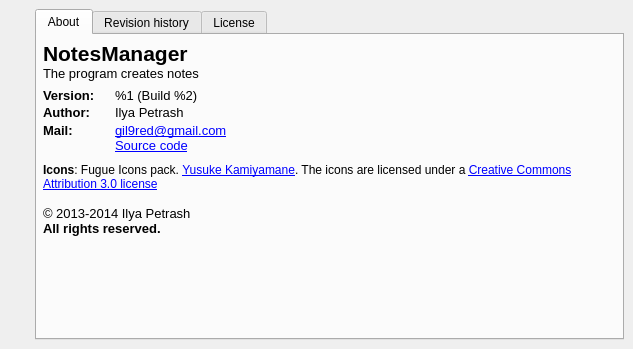
<?xml version="1.0" encoding="UTF-8"?>
<ui version="4.0">
 <class>Page_About</class>
 <widget class="QMainWindow" name="Page_About">
  <property name="geometry">
   <rect>
    <x>0</x>
    <y>0</y>
    <width>633</width>
    <height>349</height>
   </rect>
  </property>
  <property name="windowTitle">
   <string>About program</string>
  </property>
  <widget class="QWidget" name="centralwidget">
   <layout class="QHBoxLayout" name="horizontalLayout">
    <item>
     <layout class="QVBoxLayout" name="verticalLayout_4">
      <item>
       <widget class="QLabel" name="labelIconProgram">
        <property name="text">
         <string/>
        </property>
        <property name="pixmap">
         <pixmap resource="../../app.qrc">:/App/app-icon</pixmap>
        </property>
        <property name="scaledContents">
         <bool>false</bool>
        </property>
        <property name="alignment">
         <set>Qt::AlignHCenter|Qt::AlignTop</set>
        </property>
       </widget>
      </item>
      <item>
       <widget class="QLabel" name="labelIconLicense">
        <property name="text">
         <string notr="true"/>
        </property>
        <property name="pixmap">
         <pixmap resource="../../app.qrc">:/App/icon-license</pixmap>
        </property>
        <property name="scaledContents">
         <bool>false</bool>
        </property>
        <property name="alignment">
         <set>Qt::AlignCenter</set>
        </property>
        <property name="openExternalLinks">
         <bool>false</bool>
        </property>
        <property name="textInteractionFlags">
         <set>Qt::NoTextInteraction</set>
        </property>
       </widget>
      </item>
      <item>
       <spacer name="verticalSpacer_4">
        <property name="orientation">
         <enum>Qt::Vertical</enum>
        </property>
        <property name="sizeHint" stdset="0">
         <size>
          <width>20</width>
          <height>40</height>
         </size>
        </property>
       </spacer>
      </item>
     </layout>
    </item>
    <item>
     <widget class="QTabWidget" name="tabWidget">
      <property name="currentIndex">
       <number>0</number>
      </property>
      <widget class="QWidget" name="tabAbout">
       <attribute name="icon">
        <iconset resource="../Manager.qrc">
         <normaloff>:/Manager/about</normaloff>:/Manager/about</iconset>
       </attribute>
       <attribute name="title">
        <string>About</string>
       </attribute>
       <layout class="QVBoxLayout" name="verticalLayout_3">
        <property name="spacing">
         <number>0</number>
        </property>
        <property name="leftMargin">
         <number>6</number>
        </property>
        <property name="topMargin">
         <number>6</number>
        </property>
        <property name="rightMargin">
         <number>6</number>
        </property>
        <property name="bottomMargin">
         <number>6</number>
        </property>
        <item>
         <widget class="QLabel" name="labelName">
          <property name="text">
           <string notr="true">&lt;html&gt;&lt;head/&gt;&lt;body&gt;&lt;p&gt;&lt;span style=&quot; font-size:16pt; font-weight:600;&quot;&gt;NotesManager&lt;/span&gt;&lt;/p&gt;&lt;/body&gt;&lt;/html&gt;</string>
          </property>
          <property name="textInteractionFlags">
           <set>Qt::LinksAccessibleByMouse|Qt::TextSelectableByMouse</set>
          </property>
         </widget>
        </item>
        <item>
         <widget class="QLabel" name="labelDescription">
          <property name="text">
           <string>&lt;html&gt;&lt;head/&gt;&lt;body&gt;&lt;p&gt;&lt;span style=&quot; font-size:10pt;&quot;&gt;The program creates notes&lt;/span&gt;&lt;/p&gt;&lt;/body&gt;&lt;/html&gt;</string>
          </property>
          <property name="alignment">
           <set>Qt::AlignLeading|Qt::AlignLeft|Qt::AlignVCenter</set>
          </property>
          <property name="textInteractionFlags">
           <set>Qt::LinksAccessibleByMouse|Qt::TextSelectableByMouse</set>
          </property>
         </widget>
        </item>
        <item>
         <spacer name="verticalSpacer_2">
          <property name="orientation">
           <enum>Qt::Vertical</enum>
          </property>
          <property name="sizeType">
           <enum>QSizePolicy::Fixed</enum>
          </property>
          <property name="sizeHint" stdset="0">
           <size>
            <width>20</width>
            <height>7</height>
           </size>
          </property>
         </spacer>
        </item>
        <item>
         <layout class="QHBoxLayout" name="horizontalLayout_2">
          <item>
           <layout class="QGridLayout" name="gridLayout">
            <property name="verticalSpacing">
             <number>0</number>
            </property>
            <item row="0" column="2">
             <widget class="QLabel" name="labelVersion">
              <property name="text">
               <string>&lt;html&gt;&lt;head/&gt;&lt;body&gt;&lt;p&gt;&lt;span style=&quot; font-size:10pt;&quot;&gt;%1 (Build %2)&lt;/span&gt;&lt;/p&gt;&lt;/body&gt;&lt;/html&gt;</string>
              </property>
              <property name="alignment">
               <set>Qt::AlignLeading|Qt::AlignLeft|Qt::AlignVCenter</set>
              </property>
              <property name="textInteractionFlags">
               <set>Qt::LinksAccessibleByMouse|Qt::TextSelectableByMouse</set>
              </property>
             </widget>
            </item>
            <item row="1" column="1">
             <spacer name="horizontalSpacer_2">
              <property name="orientation">
               <enum>Qt::Horizontal</enum>
              </property>
              <property name="sizeType">
               <enum>QSizePolicy::Fixed</enum>
              </property>
              <property name="sizeHint" stdset="0">
               <size>
                <width>20</width>
                <height>20</height>
               </size>
              </property>
             </spacer>
            </item>
            <item row="2" column="2">
             <widget class="QLabel" name="labelEmail">
              <property name="text">
               <string notr="true">&lt;html&gt;&lt;head/&gt;&lt;body&gt;&lt;p&gt;&lt;a href=&quot;gil9red@gmail.com&quot;&gt;&lt;span style=&quot; font-size:10pt; text-decoration: underline; color:#0000ff;&quot;&gt;gil9red@gmail.com&lt;/span&gt;&lt;/a&gt;&lt;/p&gt;&lt;/body&gt;&lt;/html&gt;</string>
              </property>
              <property name="openExternalLinks">
               <bool>true</bool>
              </property>
              <property name="textInteractionFlags">
               <set>Qt::LinksAccessibleByMouse|Qt::TextSelectableByMouse</set>
              </property>
             </widget>
            </item>
            <item row="2" column="0">
             <widget class="QLabel" name="labelTextMail">
              <property name="text">
               <string>&lt;html&gt;&lt;head/&gt;&lt;body&gt;&lt;p&gt;&lt;span style=&quot; font-size:10pt; font-weight:600;&quot;&gt;Mail:&lt;/span&gt;&lt;/p&gt;&lt;/body&gt;&lt;/html&gt;</string>
              </property>
              <property name="textInteractionFlags">
               <set>Qt::LinksAccessibleByMouse|Qt::TextSelectableByMouse</set>
              </property>
             </widget>
            </item>
            <item row="1" column="0">
             <widget class="QLabel" name="labelTextAuthor">
              <property name="text">
               <string>&lt;html&gt;&lt;head/&gt;&lt;body&gt;&lt;p&gt;&lt;span style=&quot; font-size:10pt; font-weight:600;&quot;&gt;Author:&lt;/span&gt;&lt;/p&gt;&lt;/body&gt;&lt;/html&gt;</string>
              </property>
              <property name="textInteractionFlags">
               <set>Qt::LinksAccessibleByMouse|Qt::TextSelectableByMouse</set>
              </property>
             </widget>
            </item>
            <item row="1" column="2">
             <widget class="QLabel" name="labelAuthor">
              <property name="text">
               <string>&lt;html&gt;&lt;head/&gt;&lt;body&gt;&lt;p&gt;&lt;span style=&quot; font-size:10pt;&quot;&gt;Ilya Petrash&lt;/span&gt;&lt;/p&gt;&lt;/body&gt;&lt;/html&gt;</string>
              </property>
              <property name="textInteractionFlags">
               <set>Qt::LinksAccessibleByMouse|Qt::TextSelectableByMouse</set>
              </property>
             </widget>
            </item>
            <item row="0" column="0">
             <widget class="QLabel" name="labelTextVersion">
              <property name="text">
               <string>&lt;html&gt;&lt;head/&gt;&lt;body&gt;&lt;p&gt;&lt;span style=&quot; font-size:10pt; font-weight:600;&quot;&gt;Version:&lt;/span&gt;&lt;/p&gt;&lt;/body&gt;&lt;/html&gt;</string>
              </property>
              <property name="textInteractionFlags">
               <set>Qt::LinksAccessibleByMouse|Qt::TextSelectableByMouse</set>
              </property>
             </widget>
            </item>
            <item row="3" column="2">
             <widget class="QLabel" name="labelSourceCode">
              <property name="text">
               <string>&lt;html&gt;&lt;head/&gt;&lt;body&gt;&lt;p&gt;&lt;a href=&quot;https://github.com/gil9red/NotesManager&quot;&gt;&lt;span style=&quot; font-size:10pt; text-decoration: underline; color:#0000ff;&quot;&gt;Source code&lt;/span&gt;&lt;/a&gt;&lt;/p&gt;&lt;/body&gt;&lt;/html&gt;</string>
              </property>
              <property name="openExternalLinks">
               <bool>true</bool>
              </property>
              <property name="textInteractionFlags">
               <set>Qt::LinksAccessibleByMouse|Qt::TextSelectableByMouse</set>
              </property>
             </widget>
            </item>
           </layout>
          </item>
          <item>
           <spacer name="horizontalSpacer">
            <property name="orientation">
             <enum>Qt::Horizontal</enum>
            </property>
            <property name="sizeHint" stdset="0">
             <size>
              <width>40</width>
              <height>20</height>
             </size>
            </property>
           </spacer>
          </item>
         </layout>
        </item>
        <item>
         <spacer name="verticalSpacer_5">
          <property name="orientation">
           <enum>Qt::Vertical</enum>
          </property>
          <property name="sizeType">
           <enum>QSizePolicy::Fixed</enum>
          </property>
          <property name="sizeHint" stdset="0">
           <size>
            <width>20</width>
            <height>10</height>
           </size>
          </property>
         </spacer>
        </item>
        <item>
         <widget class="QLabel" name="labelIcons">
          <property name="text">
           <string>&lt;html&gt;&lt;head/&gt;&lt;body&gt;&lt;p&gt;&lt;span style=&quot; font-weight:600;&quot;&gt;Icons&lt;/span&gt;: Fugue Icons pack. &lt;a href=&quot;http://p.yusukekamiyamane.com/&quot;&gt;&lt;span style=&quot; text-decoration: underline; color:#0000ff;&quot;&gt;Yusuke Kamiyamane&lt;/span&gt;&lt;/a&gt;. The icons are licensed under a &lt;a href=&quot;http://creativecommons.org/licenses/by/3.0&quot;&gt;&lt;span style=&quot; text-decoration: underline; color:#0000ff;&quot;&gt;Creative Commons Attribution 3.0 license&lt;/span&gt;&lt;/a&gt;&lt;/p&gt;&lt;/body&gt;&lt;/html&gt;</string>
          </property>
          <property name="wordWrap">
           <bool>true</bool>
          </property>
          <property name="openExternalLinks">
           <bool>true</bool>
          </property>
          <property name="textInteractionFlags">
           <set>Qt::LinksAccessibleByMouse|Qt::TextSelectableByMouse</set>
          </property>
         </widget>
        </item>
        <item>
         <spacer name="verticalSpacer_3">
          <property name="orientation">
           <enum>Qt::Vertical</enum>
          </property>
          <property name="sizeType">
           <enum>QSizePolicy::Fixed</enum>
          </property>
          <property name="sizeHint" stdset="0">
           <size>
            <width>20</width>
            <height>15</height>
           </size>
          </property>
         </spacer>
        </item>
        <item>
         <widget class="QLabel" name="labelCopyright">
          <property name="text">
           <string>&lt;html&gt;&lt;head/&gt;&lt;body&gt;&lt;p&gt;&lt;span style=&quot; font-size:10pt;&quot;&gt;© 2013-2014 Ilya Petrash&lt;br/&gt;&lt;/span&gt;&lt;span style=&quot; font-size:10pt; font-weight:600;&quot;&gt;All rights reserved.&lt;/span&gt;&lt;/p&gt;&lt;/body&gt;&lt;/html&gt;</string>
          </property>
          <property name="textInteractionFlags">
           <set>Qt::LinksAccessibleByMouse|Qt::TextSelectableByMouse</set>
          </property>
         </widget>
        </item>
        <item>
         <spacer name="verticalSpacer">
          <property name="orientation">
           <enum>Qt::Vertical</enum>
          </property>
          <property name="sizeHint" stdset="0">
           <size>
            <width>20</width>
            <height>40</height>
           </size>
          </property>
         </spacer>
        </item>
       </layout>
      </widget>
      <widget class="QWidget" name="tabRevisionHistory">
       <attribute name="title">
        <string>Revision history</string>
       </attribute>
       <layout class="QVBoxLayout" name="verticalLayout_2">
        <property name="spacing">
         <number>0</number>
        </property>
        <property name="rightMargin">
         <number>0</number>
        </property>
        <item>
         <widget class="QTextBrowser" name="history">
          <property name="frameShape">
           <enum>QFrame::NoFrame</enum>
          </property>
          <property name="html">
           <string notr="true">&lt;!DOCTYPE HTML PUBLIC &quot;-//W3C//DTD HTML 4.0//EN&quot; &quot;http://www.w3.org/TR/REC-html40/strict.dtd&quot;&gt;
&lt;html&gt;&lt;head&gt;&lt;meta name=&quot;qrichtext&quot; content=&quot;1&quot; /&gt;&lt;style type=&quot;text/css&quot;&gt;
p, li { white-space: pre-wrap; }
&lt;/style&gt;&lt;/head&gt;&lt;body style=&quot; font-family:'MS Shell Dlg 2'; font-size:8.25pt; font-weight:400; font-style:normal;&quot;&gt;
&lt;p style=&quot;-qt-paragraph-type:empty; margin-top:0px; margin-bottom:0px; margin-left:0px; margin-right:0px; -qt-block-indent:0; text-indent:0px; font-size:8pt;&quot;&gt;&lt;br /&gt;&lt;/p&gt;&lt;/body&gt;&lt;/html&gt;</string>
          </property>
          <property name="openExternalLinks">
           <bool>true</bool>
          </property>
          <property name="openLinks">
           <bool>true</bool>
          </property>
         </widget>
        </item>
       </layout>
      </widget>
      <widget class="QWidget" name="tabLicense">
       <attribute name="title">
        <string>License</string>
       </attribute>
       <layout class="QVBoxLayout" name="verticalLayout">
        <property name="spacing">
         <number>0</number>
        </property>
        <property name="rightMargin">
         <number>0</number>
        </property>
        <item>
         <widget class="QTextBrowser" name="licenseText">
          <property name="frameShape">
           <enum>QFrame::NoFrame</enum>
          </property>
          <property name="html">
           <string notr="true">&lt;!DOCTYPE HTML PUBLIC &quot;-//W3C//DTD HTML 4.0//EN&quot; &quot;http://www.w3.org/TR/REC-html40/strict.dtd&quot;&gt;
&lt;html&gt;&lt;head&gt;&lt;meta name=&quot;qrichtext&quot; content=&quot;1&quot; /&gt;&lt;style type=&quot;text/css&quot;&gt;
p, li { white-space: pre-wrap; }
&lt;/style&gt;&lt;/head&gt;&lt;body style=&quot; font-family:'MS Shell Dlg 2'; font-size:8.25pt; font-weight:400; font-style:normal;&quot;&gt;
&lt;p style=&quot;-qt-paragraph-type:empty; margin-top:0px; margin-bottom:0px; margin-left:0px; margin-right:0px; -qt-block-indent:0; text-indent:0px; font-size:8pt;&quot;&gt;&lt;br /&gt;&lt;/p&gt;&lt;/body&gt;&lt;/html&gt;</string>
          </property>
          <property name="openExternalLinks">
           <bool>true</bool>
          </property>
          <property name="openLinks">
           <bool>true</bool>
          </property>
         </widget>
        </item>
       </layout>
      </widget>
     </widget>
    </item>
   </layout>
  </widget>
 </widget>
 <resources>
  <include location="../Manager.qrc"/>
  <include location="../../app.qrc"/>
 </resources>
 <connections/>
</ui>
